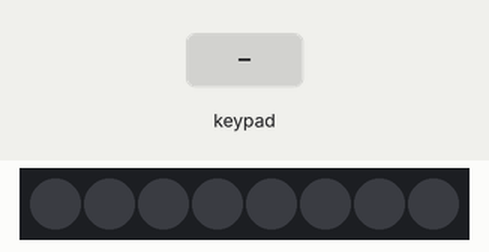
The sketch below on a simulated Arduino Uno, built with avr-gcc and run on an emulated ATmega328P. On the bench: 8 RGB LEDs in strip order, left to right. The inputs (shaded band) are chosen by the test bench. Dim RGB values are drawn brighter than linear.

Above: at 1.2 s.
1.3 s: keypad keys 5 6 7 8 pressed 0.4 s apart
At 2.6 s:
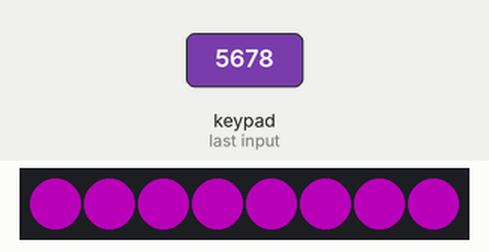
4.4 s: key '4' pressed
At 4.45 s:
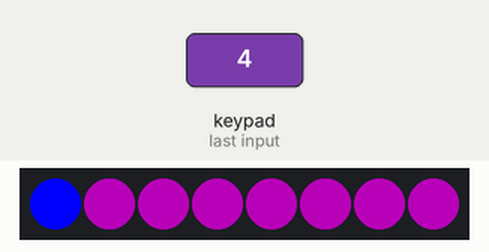
7.4 s: keypad keys 9 1 0 1 1 1 2 pressed 0.4 s apart
At 8.4 s:
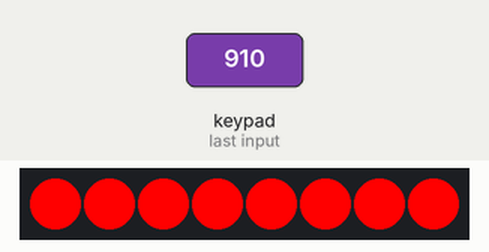
11.7 s: key '6' pressed
At 12.3 s:
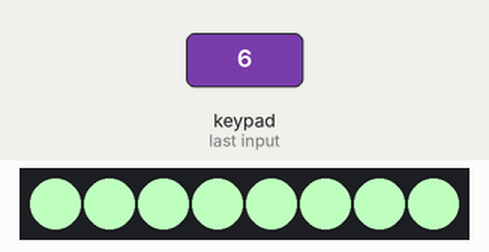
14.7 s: key '5' pressed
At 14.76 s:
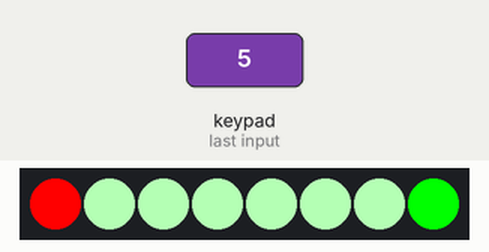
17.7 s: keypad keys 1 3 9 7 pressed 0.4 s apart
At 18.5 s:
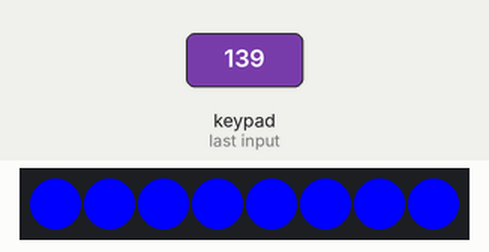
Timing chart, 0 to 20.7 s (numbered marks = the images above; inputs shaded):
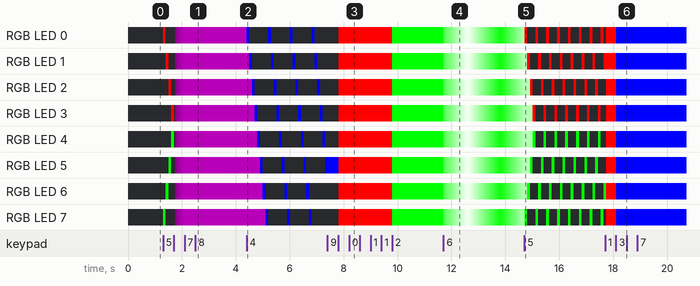

Measured:
- after the input at 1.3 s, the LEDs: first change at once (image 1 shows a later state)
- after the input at 4.4 s, RGB LED 0: alternates RGB(0, 0, 255) for 0.10 s and off for 0.71 s, starting at once; RGB LED 1: alternates RGB(0, 0, 255) for 0.10 s and off for 0.71 s, starting after 0.10 s
- after the input at 7.4 s, the LEDs: change after 0.41 s (image 3)
- after the input at 11.7 s, the LEDs: first change at once (image 4 shows a later state)
- after the input at 14.7 s, the LEDs: change at once (image 5)
- after the input at 17.7 s, the LEDs: first change at once (image 6 shows a later state)

The sketch:

lab6.ino
```cpp
#include <FastLED.h>
#include <Keypad.h>

#define NUM_LEDS 8
#define DATA_PIN 4

int delay_time = 100;
float k = 1;

char key;
char prev_key;

int a1 = 0;
int a2 = 0;
int a3 = 0;
int g = 0;


const byte ROWS = 4; // Four rows
const byte COLS = 4; // Three columns
// Define the Keymap
char keys[ROWS][COLS] = {
  {'1', '2', '3', 'A'},
  {'4', '5', '6', 'B'},
  {'7', '8', '9', 'C'},
  {'#', '0', '*', 'D'}
};
byte rowPins[ROWS] = {5, 6, 7, 8};

byte colPins[COLS] = {9, 10, 11, 12};

// Create the Keypad
Keypad kpd = Keypad( makeKeymap(keys), rowPins, colPins, ROWS, COLS );

CRGB leds[NUM_LEDS];

void setColor(byte r, byte g, byte b) {
  for (int i = 0; i < NUM_LEDS; i++) {
    leds[i].r = r * k;
    leds[i].g = g * k;
    leds[i].b = b * k;
  }
}

void red() {
  setColor(255 , 0, 0);
  FastLED.show();
}

void green() {
  setColor(0, 255, 0);
  FastLED.show();
}

void blue() {
  setColor(0, 0, 255);
  FastLED.show();
}

void moveb() {
  leds[a1].b = 255 * k;
  leds[a1].r = 0;
  leds[a1].g = 0;
  FastLED.show();
  // clear this led for the next time around the loop
  leds[a1] = CRGB::Black;
  delay(delay_time);
  a1 += 1;
  if (a1 == NUM_LEDS)
    a1 = 0;
}

void moverg() {

  leds[a2].b = 0;
  leds[a2].r = 255 * k;
  leds[a2].g = 0;

  leds[NUM_LEDS - a2 - 1].b = 0;
  leds[NUM_LEDS - a2 - 1].r = 0;
  leds[NUM_LEDS - a2 - 1].g = 255 * k;

  FastLED.show();
  // clear this led for the next time around the loop
  leds[a2] = CRGB::Black;
  leds[NUM_LEDS - a2 - 1] = CRGB::Black;
  delay(delay_time);

  a2 += 1;

  if (a2 == NUM_LEDS / 2)
    a2 = 0;
}

void grad() {
  if (g == 0) {
    for (int j = 0; j < NUM_LEDS; j++) {
      leds[j].b = a3 * k;
      leds[j].r = a3 * k;
    }
    a3 += 10;
    if (a3 > 240) {
      g = 1;
    }
  } else {
    for (int j = 0; j < NUM_LEDS; j++) {
      leds[j].b = a3 * k;
      leds[j].r = a3 * k;
    }
    a3 -= 10;
    if (a3 < 20) {
      g = 0;
    }
  }
  FastLED.show();
  delay(delay_time / 2);
}


void setup() {
  Serial.begin(9600);
  FastLED.addLeds<NEOPIXEL, DATA_PIN>(leds, NUM_LEDS);
}

void myShow(char key) {
  switch (key) {
    case '1': {
        red();
        break;
      }
    case '2': {
        green();
        break;
      }
    case '3': {
        blue();
        break;
      }
    case '4': {
        moveb();
        break;
      }
    case '5': {
        moverg();
        break;
      }
    case '6': {
        grad();
        break;
      }
  }
}

void loop() {

  char temp_key = kpd.getKey();
  if (temp_key != 0)
    key = temp_key;

  switch (key) {
    case 'A': {
        k += 0.1;
        myShow(prev_key);
        key = prev_key;
        break;
      }
    case 'B': {
        k = k - 0.1;
        myShow(prev_key);
        key = prev_key;
        break;
      }
    case 'C': {
        delay_time = delay_time + 10;
        myShow(prev_key);
        key = prev_key;
        break;
      }
    case 'D': {
        delay_time = delay_time - 10;
        myShow(prev_key);
        key = prev_key;
        break;
      }
    default:
      prev_key = key;
      myShow(key);
  }
}
```
